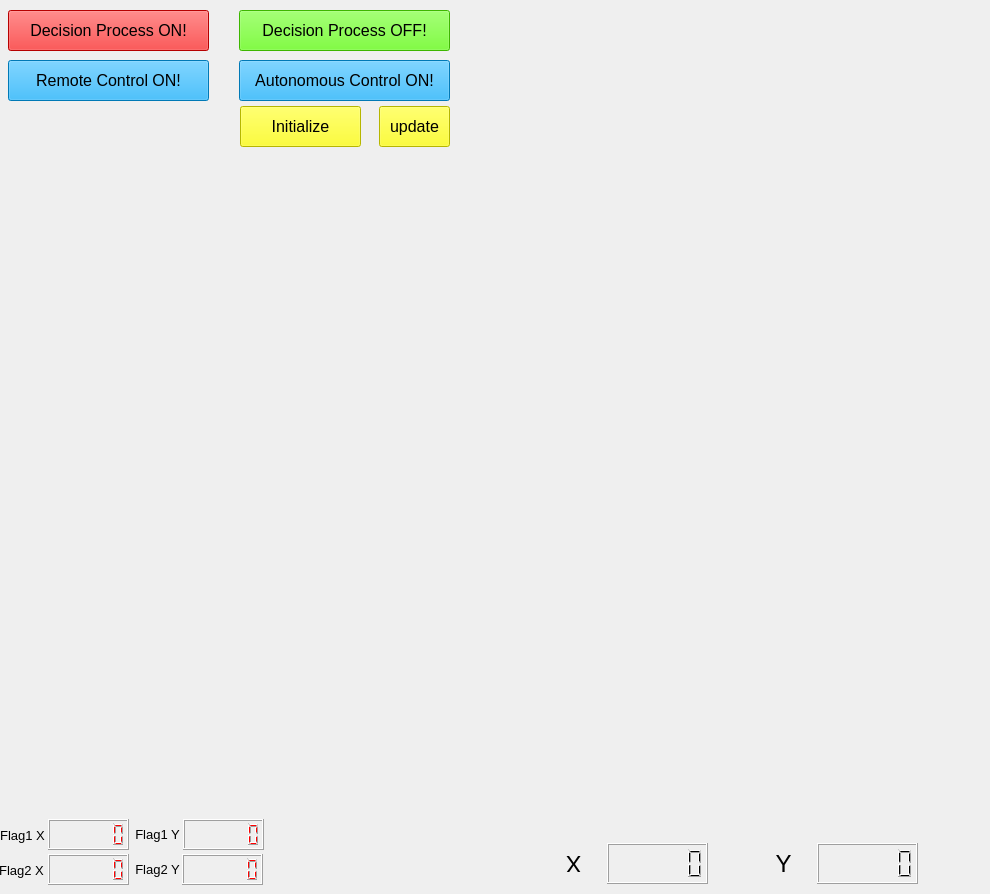
       <widget class="QWidget" name="tab_6">
        <attribute name="title">
         <string>Flag_position</string>
        </attribute>
        <widget class="QCustomPlot" name="flag_graph" native="true">
         <property name="geometry">
          <rect>
           <x>3</x>
           <y>150</y>
           <width>451</width>
           <height>661</height>
          </rect>
         </property>
        </widget>
        <widget class="QLCDNumber" name="lcd_flag2_y">
         <property name="geometry">
          <rect>
           <x>182</x>
           <y>854</y>
           <width>81</width>
           <height>31</height>
          </rect>
         </property>
         <property name="styleSheet">
          <string notr="true">color: rgb(255, 0, 0);</string>
         </property>
         <property name="digitCount">
          <number>6</number>
         </property>
         <property name="segmentStyle">
          <enum>QLCDNumber::Filled</enum>
         </property>
         <property name="value" stdset="0">
          <double>0.000000000000000</double>
         </property>
        </widget>
        <widget class="QLabel" name="label_122">
         <property name="geometry">
          <rect>
           <x>107</x>
           <y>824</y>
           <width>101</width>
           <height>21</height>
          </rect>
         </property>
         <property name="font">
          <font>
           <family>Ubuntu</family>
           <pointsize>24</pointsize>
           <weight>50</weight>
           <bold>false</bold>
          </font>
         </property>
         <property name="frameShape">
          <enum>QFrame::NoFrame</enum>
         </property>
         <property name="text">
          <string>&lt;!DOCTYPE HTML PUBLIC &quot;-//W3C//DTD HTML 4.0//EN&quot; &quot;http://www.w3.org/TR/REC-html40/strict.dtd&quot;&gt;
&lt;html&gt;&lt;head&gt;&lt;meta name=&quot;qrichtext&quot; content=&quot;1&quot; /&gt;&lt;style type=&quot;text/css&quot;&gt;
p, li { white-space: pre-wrap; }
&lt;/style&gt;&lt;/head&gt;&lt;body style=&quot; font-family:'Ubuntu'; font-size:24pt; font-weight:400; font-style:normal;&quot;&gt;
&lt;p align=&quot;center&quot; style=&quot; margin-top:0px; margin-bottom:0px; margin-left:0px; margin-right:0px; -qt-block-indent:0; text-indent:0px;&quot;&gt;&lt;span style=&quot; font-size:10pt; color:#000000;&quot;&gt;Flag1 Y&lt;/span&gt;&lt;/p&gt;&lt;/body&gt;&lt;/html&gt;</string>
         </property>
         <property name="textFormat">
          <enum>Qt::AutoText</enum>
         </property>
         <property name="margin">
          <number>0</number>
         </property>
        </widget>
        <widget class="QLCDNumber" name="lcd_flag1_y">
         <property name="geometry">
          <rect>
           <x>183</x>
           <y>819</y>
           <width>81</width>
           <height>31</height>
          </rect>
         </property>
         <property name="styleSheet">
          <string notr="true">color: rgb(255, 0, 0);</string>
         </property>
         <property name="digitCount">
          <number>6</number>
         </property>
         <property name="segmentStyle">
          <enum>QLCDNumber::Filled</enum>
         </property>
         <property name="value" stdset="0">
          <double>0.000000000000000</double>
         </property>
        </widget>
        <widget class="QLCDNumber" name="lcd_flag2_x">
         <property name="geometry">
          <rect>
           <x>48</x>
           <y>854</y>
           <width>81</width>
           <height>31</height>
          </rect>
         </property>
         <property name="styleSheet">
          <string notr="true">color: rgb(255, 0, 0);</string>
         </property>
         <property name="digitCount">
          <number>6</number>
         </property>
         <property name="segmentStyle">
          <enum>QLCDNumber::Filled</enum>
         </property>
         <property name="value" stdset="0">
          <double>0.000000000000000</double>
         </property>
        </widget>
        <widget class="QLabel" name="label_108">
         <property name="geometry">
          <rect>
           <x>-9</x>
           <y>860</y>
           <width>61</width>
           <height>21</height>
          </rect>
         </property>
         <property name="font">
          <font>
           <family>Ubuntu</family>
           <pointsize>24</pointsize>
           <weight>50</weight>
           <bold>false</bold>
          </font>
         </property>
         <property name="frameShape">
          <enum>QFrame::NoFrame</enum>
         </property>
         <property name="text">
          <string>&lt;!DOCTYPE HTML PUBLIC &quot;-//W3C//DTD HTML 4.0//EN&quot; &quot;http://www.w3.org/TR/REC-html40/strict.dtd&quot;&gt;
&lt;html&gt;&lt;head&gt;&lt;meta name=&quot;qrichtext&quot; content=&quot;1&quot; /&gt;&lt;style type=&quot;text/css&quot;&gt;
p, li { white-space: pre-wrap; }
&lt;/style&gt;&lt;/head&gt;&lt;body style=&quot; font-family:'Ubuntu'; font-size:24pt; font-weight:400; font-style:normal;&quot;&gt;
&lt;p align=&quot;center&quot; style=&quot; margin-top:0px; margin-bottom:0px; margin-left:0px; margin-right:0px; -qt-block-indent:0; text-indent:0px;&quot;&gt;&lt;span style=&quot; font-size:10pt; color:#000000;&quot;&gt;Flag2 X&lt;/span&gt;&lt;/p&gt;&lt;/body&gt;&lt;/html&gt;</string>
         </property>
         <property name="textFormat">
          <enum>Qt::AutoText</enum>
         </property>
         <property name="margin">
          <number>0</number>
         </property>
        </widget>
        <widget class="QLabel" name="label_126">
         <property name="geometry">
          <rect>
           <x>-28</x>
           <y>825</y>
           <width>101</width>
           <height>21</height>
          </rect>
         </property>
         <property name="font">
          <font>
           <family>Ubuntu</family>
           <pointsize>24</pointsize>
           <weight>50</weight>
           <bold>false</bold>
          </font>
         </property>
         <property name="frameShape">
          <enum>QFrame::NoFrame</enum>
         </property>
         <property name="text">
          <string>&lt;!DOCTYPE HTML PUBLIC &quot;-//W3C//DTD HTML 4.0//EN&quot; &quot;http://www.w3.org/TR/REC-html40/strict.dtd&quot;&gt;
&lt;html&gt;&lt;head&gt;&lt;meta name=&quot;qrichtext&quot; content=&quot;1&quot; /&gt;&lt;style type=&quot;text/css&quot;&gt;
p, li { white-space: pre-wrap; }
&lt;/style&gt;&lt;/head&gt;&lt;body style=&quot; font-family:'Ubuntu'; font-size:24pt; font-weight:400; font-style:normal;&quot;&gt;
&lt;p align=&quot;center&quot; style=&quot; margin-top:12px; margin-bottom:12px; margin-left:0px; margin-right:0px; -qt-block-indent:0; text-indent:0px;&quot;&gt;&lt;span style=&quot; font-size:10pt; color:#000000;&quot;&gt;Flag1 X&lt;/span&gt;&lt;/p&gt;&lt;/body&gt;&lt;/html&gt;</string>
         </property>
         <property name="textFormat">
          <enum>Qt::AutoText</enum>
         </property>
         <property name="margin">
          <number>0</number>
         </property>
        </widget>
        <widget class="QLCDNumber" name="lcd_flag1_x">
         <property name="geometry">
          <rect>
           <x>48</x>
           <y>819</y>
           <width>81</width>
           <height>31</height>
          </rect>
         </property>
         <property name="styleSheet">
          <string notr="true">color: rgb(255, 0, 0);</string>
         </property>
         <property name="digitCount">
          <number>6</number>
         </property>
         <property name="segmentStyle">
          <enum>QLCDNumber::Filled</enum>
         </property>
         <property name="value" stdset="0">
          <double>0.000000000000000</double>
         </property>
        </widget>
        <widget class="QLabel" name="label_117">
         <property name="geometry">
          <rect>
           <x>127</x>
           <y>859</y>
           <width>61</width>
           <height>21</height>
          </rect>
         </property>
         <property name="font">
          <font>
           <family>Ubuntu</family>
           <pointsize>24</pointsize>
           <weight>50</weight>
           <bold>false</bold>
          </font>
         </property>
         <property name="frameShape">
          <enum>QFrame::NoFrame</enum>
         </property>
         <property name="text">
          <string>&lt;!DOCTYPE HTML PUBLIC &quot;-//W3C//DTD HTML 4.0//EN&quot; &quot;http://www.w3.org/TR/REC-html40/strict.dtd&quot;&gt;
&lt;html&gt;&lt;head&gt;&lt;meta name=&quot;qrichtext&quot; content=&quot;1&quot; /&gt;&lt;style type=&quot;text/css&quot;&gt;
p, li { white-space: pre-wrap; }
&lt;/style&gt;&lt;/head&gt;&lt;body style=&quot; font-family:'Ubuntu'; font-size:24pt; font-weight:400; font-style:normal;&quot;&gt;
&lt;p align=&quot;center&quot; style=&quot; margin-top:0px; margin-bottom:0px; margin-left:0px; margin-right:0px; -qt-block-indent:0; text-indent:0px;&quot;&gt;&lt;span style=&quot; font-size:10pt; color:#000000;&quot;&gt;Flag2 Y&lt;/span&gt;&lt;/p&gt;&lt;/body&gt;&lt;/html&gt;</string>
         </property>
         <property name="textFormat">
          <enum>Qt::AutoText</enum>
         </property>
         <property name="margin">
          <number>0</number>
         </property>
        </widget>
        <widget class="QPushButton" name="decision_process_on_button">
         <property name="geometry">
          <rect>
           <x>8</x>
           <y>10</y>
           <width>201</width>
           <height>41</height>
          </rect>
         </property>
         <property name="font">
          <font>
           <pointsize>12</pointsize>
           <italic>false</italic>
          </font>
         </property>
         <property name="styleSheet">
          <string notr="true">background-color: rgb(255, 0, 0);</string>
         </property>
         <property name="text">
          <string>Decision Process ON!</string>
         </property>
        </widget>
        <widget class="QPushButton" name="decision_process_off_button">
         <property name="geometry">
          <rect>
           <x>239</x>
           <y>10</y>
           <width>211</width>
           <height>41</height>
          </rect>
         </property>
         <property name="font">
          <font>
           <pointsize>12</pointsize>
           <italic>false</italic>
          </font>
         </property>
         <property name="styleSheet">
          <string notr="true">background-color: rgb(85, 255, 0);</string>
         </property>
         <property name="text">
          <string>Decision Process OFF!</string>
         </property>
        </widget>
        <widget class="QCustomPlot" name="robot_path_graph" native="true">
         <property name="geometry">
          <rect>
           <x>460</x>
           <y>10</y>
           <width>521</width>
           <height>831</height>
          </rect>
         </property>
        </widget>
        <widget class="QLCDNumber" name="lcd_robot_x">
         <property name="geometry">
          <rect>
           <x>607</x>
           <y>843</y>
           <width>101</width>
           <height>41</height>
          </rect>
         </property>
         <property name="digitCount">
          <number>6</number>
         </property>
         <property name="segmentStyle">
          <enum>QLCDNumber::Filled</enum>
         </property>
         <property name="value" stdset="0">
          <double>0.000000000000000</double>
         </property>
        </widget>
        <widget class="QLabel" name="label_134">
         <property name="geometry">
          <rect>
           <x>548</x>
           <y>851</y>
           <width>51</width>
           <height>21</height>
          </rect>
         </property>
         <property name="font">
          <font>
           <family>Ubuntu</family>
           <pointsize>24</pointsize>
           <weight>50</weight>
           <bold>false</bold>
          </font>
         </property>
         <property name="frameShape">
          <enum>QFrame::NoFrame</enum>
         </property>
         <property name="text">
          <string>&lt;!DOCTYPE HTML PUBLIC &quot;-//W3C//DTD HTML 4.0//EN&quot; &quot;http://www.w3.org/TR/REC-html40/strict.dtd&quot;&gt;
&lt;html&gt;&lt;head&gt;&lt;meta name=&quot;qrichtext&quot; content=&quot;1&quot; /&gt;&lt;style type=&quot;text/css&quot;&gt;
p, li { white-space: pre-wrap; }
&lt;/style&gt;&lt;/head&gt;&lt;body style=&quot; font-family:'Ubuntu'; font-size:24pt; font-weight:400; font-style:normal;&quot;&gt;
&lt;p align=&quot;center&quot; style=&quot; margin-top:12px; margin-bottom:12px; margin-left:0px; margin-right:0px; -qt-block-indent:0; text-indent:0px;&quot;&gt;&lt;span style=&quot; font-size:18pt; color:#000000;&quot;&gt;X&lt;/span&gt;&lt;/p&gt;&lt;/body&gt;&lt;/html&gt;</string>
         </property>
         <property name="textFormat">
          <enum>Qt::AutoText</enum>
         </property>
         <property name="margin">
          <number>0</number>
         </property>
        </widget>
        <widget class="QLabel" name="label_137">
         <property name="geometry">
          <rect>
           <x>758</x>
           <y>849</y>
           <width>51</width>
           <height>31</height>
          </rect>
         </property>
         <property name="font">
          <font>
           <family>Ubuntu</family>
           <pointsize>24</pointsize>
           <weight>50</weight>
           <bold>false</bold>
          </font>
         </property>
         <property name="frameShape">
          <enum>QFrame::NoFrame</enum>
         </property>
         <property name="text">
          <string>&lt;!DOCTYPE HTML PUBLIC &quot;-//W3C//DTD HTML 4.0//EN&quot; &quot;http://www.w3.org/TR/REC-html40/strict.dtd&quot;&gt;
&lt;html&gt;&lt;head&gt;&lt;meta name=&quot;qrichtext&quot; content=&quot;1&quot; /&gt;&lt;style type=&quot;text/css&quot;&gt;
p, li { white-space: pre-wrap; }
&lt;/style&gt;&lt;/head&gt;&lt;body style=&quot; font-family:'Ubuntu'; font-size:24pt; font-weight:400; font-style:normal;&quot;&gt;
&lt;p align=&quot;center&quot; style=&quot; margin-top:12px; margin-bottom:12px; margin-left:0px; margin-right:0px; -qt-block-indent:0; text-indent:0px;&quot;&gt;&lt;span style=&quot; font-size:18pt; color:#000000;&quot;&gt;Y&lt;/span&gt;&lt;/p&gt;&lt;/body&gt;&lt;/html&gt;</string>
         </property>
         <property name="textFormat">
          <enum>Qt::AutoText</enum>
         </property>
         <property name="margin">
          <number>0</number>
         </property>
        </widget>
        <widget class="QLCDNumber" name="lcd_robot_y">
         <property name="geometry">
          <rect>
           <x>817</x>
           <y>843</y>
           <width>101</width>
           <height>41</height>
          </rect>
         </property>
         <property name="digitCount">
          <number>6</number>
         </property>
         <property name="segmentStyle">
          <enum>QLCDNumber::Filled</enum>
         </property>
         <property name="value" stdset="0">
          <double>0.000000000000000</double>
         </property>
        </widget>
        <widget class="QPushButton" name="update_button">
         <property name="geometry">
          <rect>
           <x>379</x>
           <y>106</y>
           <width>71</width>
           <height>41</height>
          </rect>
         </property>
         <property name="font">
          <font>
           <pointsize>12</pointsize>
           <italic>false</italic>
          </font>
         </property>
         <property name="styleSheet">
          <string notr="true">background-color: rgb(255, 255, 0);</string>
         </property>
         <property name="text">
          <string>update</string>
         </property>
        </widget>
        <widget class="QPushButton" name="remote_control_on">
         <property name="geometry">
          <rect>
           <x>8</x>
           <y>60</y>
           <width>201</width>
           <height>41</height>
          </rect>
         </property>
         <property name="font">
          <font>
           <pointsize>12</pointsize>
           <italic>false</italic>
          </font>
         </property>
         <property name="styleSheet">
          <string notr="true">background-color: rgb(0, 170, 255);</string>
         </property>
         <property name="text">
          <string>Remote Control ON!</string>
         </property>
        </widget>
        <widget class="QPushButton" name="autonomous_control_on">
         <property name="geometry">
          <rect>
           <x>239</x>
           <y>60</y>
           <width>211</width>
           <height>41</height>
          </rect>
         </property>
         <property name="font">
          <font>
           <pointsize>12</pointsize>
           <italic>false</italic>
          </font>
         </property>
         <property name="styleSheet">
          <string notr="true">background-color: rgb(0, 170, 255);</string>
         </property>
         <property name="text">
          <string>Autonomous Control ON!</string>
         </property>
        </widget>
        <widget class="QPushButton" name="initialize_flag_sensor">
         <property name="geometry">
          <rect>
           <x>240</x>
           <y>106</y>
           <width>121</width>
           <height>41</height>
          </rect>
         </property>
         <property name="font">
          <font>
           <pointsize>12</pointsize>
           <italic>false</italic>
          </font>
         </property>
         <property name="styleSheet">
          <string notr="true">background-color: rgb(255, 255, 0);</string>
         </property>
         <property name="text">
          <string>Initialize</string>
         </property>
        </widget>
       </widget>
